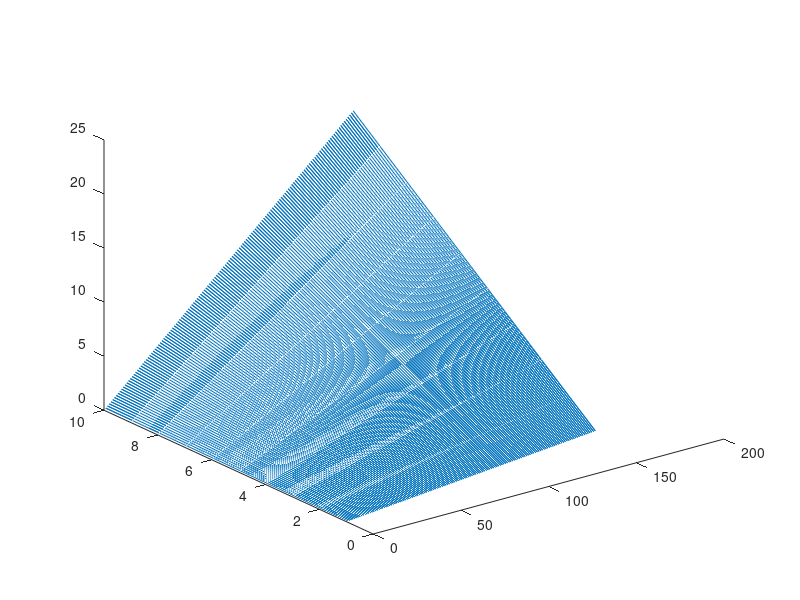

The MATLAB source for this figure: (Note: this script raises an error after producing the figure.)
clc
clear
%function inputs
maxPower = 80; %Kw
PerCellCap = 4.2; %Ah
PerCellMaxCurrent = 45; %A
CellNominalVoltage = 3.6;
CellMaxVoltage = 4.2;
perCellMass = 70; %grams
IdealCapacity = 6;
AcceptablePower = 40;

%create Cell count, battery mass, power, capacity vectors
R = 1;
SeriesMax = 600/CellMaxVoltage;
for S = 1:SeriesMax
    for P = 1:10
        Power = (PerCellMaxCurrent*CellNominalVoltage*S*P)/1000;
        Capacity = (PerCellCap*CellNominalVoltage*S*P)/1000;
        CellCountV(1,R) = S*P;
        TotalBatteryMassV(1,R) = (S*P*perCellMass)/1000; 
        SV(R,1) = S;
        PV(R,1) = P;
        PowerV(R,1) = Power;
        CapacityV(R,1) = Capacity;
        R = R+1;
    end
end

% create ideal capcity plane
[x,y]=meshgrid(1:max(SV),1:max(PV));
z = ones(max(PV),1).*IdealCapacity;

%% find Series and paraelle connections that work for ideal capacity
for I = 1:(numel(CapacityV))
    
    if(CapacityV(I,1)>=(IdealCapacity-.1)&&CapacityV(I,1)<=(IdealCapacity+.1))
            IdealS(I,1) = SV(I,1);
            IdealP(I,1) = PV(I,1);
    end
end

%power ideal finder
% IdealPower = (IdealSC .* IdealPC .* PerCellMaxCurrent * CellNominalVoltage)./1000;
% for I = 1:numel(IdealPower)
%     if(IdealPower(I,1)<=maxPower)
%         if(IdealPower(I,1)>=AcceptablePower)
%             IdealP(I,1) = PV(I,1);
%             IdealS(I,1) = SV(I,1);
%         end
%     end
% end

IdealP = nonzeros(IdealP);
IdealS = nonzeros(IdealS);
%find lightest weight configuration
MassPast = 100;
for I = 1:numel(IdealP)
    MassCurrent = IdealS(I,1)*IdealP(I,1)*perCellMass/1000;
    if (MassCurrent < MassPast)
        MassPast = MassCurrent;
        LightP = IdealP(I,1);
        LightS = IdealS(I,1);
    end
end
fprintf('lightest configuration is %f S %f P',LightS,LightP)
% filter power to be useable power
for I = 1:numel(PowerV)
    if(PowerV(I,1)>=80)
        PowerV(I,1) = 80;
    end
end

%plot capacity
figure(1)
plot3(SV,PV,CapacityV)
hold on
plot3(x,y,z,'-')
hold off
title('Capacity(Kwh)')
xlabel('Series')
ylabel('Paraelle')
zlabel('Capacity(Kwh)')
%plot power
figure(2)
plot3(SV,PV,PowerV)
title('Power(Kw)')
xlabel('Series')
ylabel('Paraelle')
zlabel('Power(Kw)')
%plot mass
figure(3)
plot3(SV,PV,TotalBatteryMassV)
title('Mass(kg)')
xlabel('Series')
ylabel('Paraelle')
zlabel('Mass(kg)')
%plot ideal P over ideal S
figure(4)
plot(IdealS,IdealP,'*')
title('P/S')
xlabel('series')
ylabel('parelle')